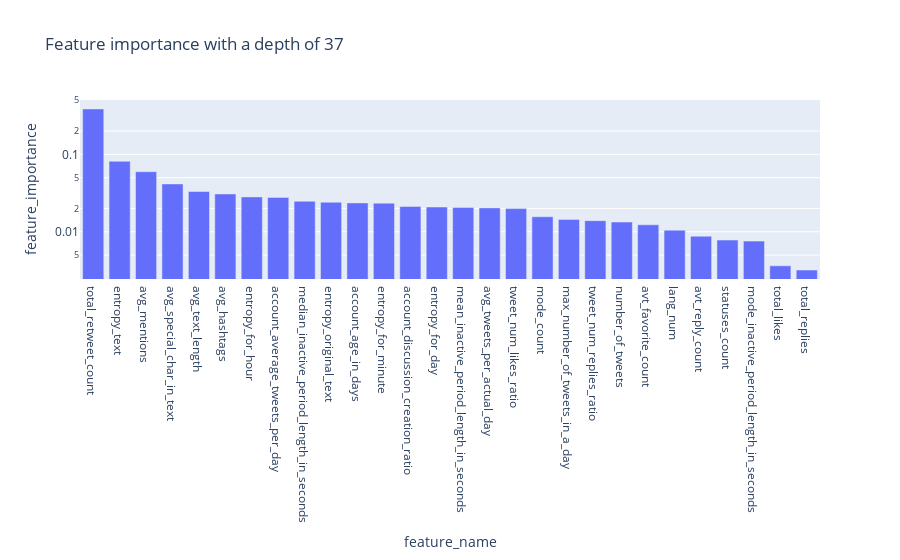

The code cell stored with this chart in its notebook:
### Markdown cell above
### Feature Selection / Dimensionality reduction

Now that our data is standardized, we can take a look at what features provide the most information to our desicionmaking process. In addition we will explore what features are dropped at lower tree depths

### Code cell
max_depth = 37
useless_features = plot_feature_importance(df, label, max_tree_depth=max_depth, criterion="gini")

### Figure 1 — Plotly figure (JSON) as saved in the notebook; plotly's stock layout.template omitted (floating-point values rounded to 4 significant figures)
{"data": [{"alignmentgroup": "True", "hovertemplate": "feature_name=%{x}<br>feature_importance=%{y}<extra></extra>", "legendgroup": "", "marker": {"color": "#636efa", "pattern": {"shape": ""}}, "name": "", "offsetgroup": "", "orientation": "v", "showlegend": false, "textposition": "auto", "type": "bar", "x": ["total_retweet_count", "entropy_text", "avg_mentions", "avg_special_char_in_text", "avg_text_length", "avg_hashtags", "entropy_for_hour", "account_average_tweets_per_day", "median_inactive_period_length_in_seconds", "entropy_original_text", "account_age_in_days", "entropy_for_minute", "account_discussion_creation_ratio", "entropy_for_day", "mean_inactive_period_length_in_seconds", "avg_tweets_per_actual_day", "tweet_num_likes_ratio", "mode_count", "max_number_of_tweets_in_a_day", "tweet_num_replies_ratio", "number_of_tweets", "avt_favorite_count", "lang_num", "avt_reply_count", "statuses_count", "mode_inactive_period_length_in_seconds", "total_likes", "total_replies"], "xaxis": "x", "y": [0.387, 0.08148, 0.05979, 0.04156, 0.03319, 0.03079, 0.02824, 0.02782, 0.02482, 0.02406, 0.02361, 0.02343, 0.02126, 0.0209, 0.02063, 0.02036, 0.01993, 0.01565, 0.01445, 0.01392, 0.01336, 0.0123, 0.01048, 0.008755, 0.007819, 0.007568, 0.003629, 0.003199], "yaxis": "y"}], "layout": {"barmode": "relative", "legend": {"tracegroupgap": 0}, "title": {"text": "Feature importance with a depth of 37"}, "xaxis": {"anchor": "y", "domain": [0, 1], "title": {"text": "feature_name"}}, "yaxis": {"anchor": "x", "domain": [0, 1], "title": {"text": "feature_importance"}, "type": "log"}}}
